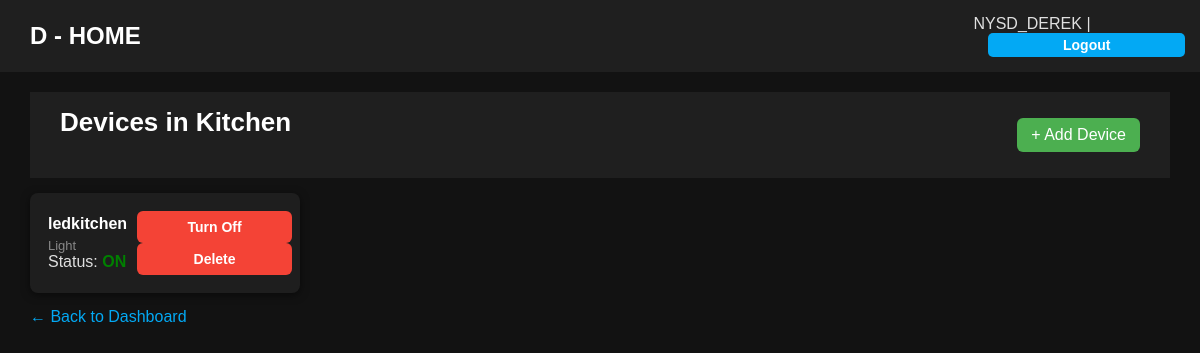
Screenshot of /accounts/room/3/ (signed in) with the database file from the repository.
### control/models.py (models this page shows, shortened)
class Room(models.Model):
    name = models.CharField(max_length=100)

class Device(models.Model):
    name = models.CharField(max_length=100)
    device_type = models.CharField(max_length=50)
    status = models.BooleanField(default=False)
    brightness = models.IntegerField(default=128)  # ✅ New field
    room = models.ForeignKey(Room, related_name='devices', on_delete=models.CASCADE)

### control/views.py (the view)
# urls.py: path('room/<int:room_id>/', views.room_detail, name='room_detail'),
@login_required
def room_detail(request, room_id):
    room = get_object_or_404(Room, id=room_id)
    return render(request, 'control/room_detail.html', {'room': room})

### templates/control/room_detail.html (shortened to what this page needs)
{% extends "base.html" %}
{% block content %}
<section class="devices">
  <header class="rooms-header">
    <h2>Devices in {{ room.name }}</h2>
    <a href="{% url 'add_device' room.id %}" class="btn-add-room">+ Add Device</a>
  </header>
  <div class="rooms-grid">
    {% for device in room.devices.all %}
      <div class="device-card">
        <div>
          <h4>{{ device.name }}</h4>
          <p class="device-type">{{ device.device_type }}</p>
          <p>
            Status:
            {% if device.status %}
              <span style="color: green; font-weight: bold;">ON</span>
            {% else %}
              <span style="color: gray; font-weight: bold;">OFF</span>
            {% endif %}
          </p>
        </div>
        <div class="device-actions">
          {% if device.status %}
            <a href="{% url 'toggle_device' device.id %}">
              <button class="deactivate">Turn Off</button>
            </a>
          {% else %}
            <a href="{% url 'toggle_device' device.id %}">
              <button>Turn On</button>
            </a>
          {% endif %}
          <a href="{% url 'delete_device' device.id %}">
            <button class="deactivate">Delete</button>
          </a>
        </div>
      </div>
    {% empty %}
      <p class="no-rooms">No devices in this room yet.</p>
    {% endfor %}
  </div>
  <p><a href="{% url 'dashboard' %}" class="btn-view">← Back to Dashboard</a></p>
</section>
{% endblock %}

### templates/base.html (shortened to what this page needs)
{% load static %}
<!DOCTYPE html>
<html lang="en">
<head>
  <link rel="stylesheet" href="{% static 'style.css' %}">
</head>
<body>
  <header>
    <h1>D - HOME</h1>
    <nav>
      <span>{{ user.username }}</span> |
      <form action="{% url 'logout' %}" method="post" style="display:inline;">
        <button type="submit" style="
            color: #fff;
   font-size: 14px;
   margin-left: 15px;
   padding: 4px 6px;        /* less horizontal padding */
   border-radius: 5px;
   background: #03a9f4;
   transition: background 0.3s;
   min-width: 60px;         /* sets a minimum width */
   text-align: center;
        ">
          Logout
        </button>
      </form>
    </nav>
  </header>
  <main>
    {% block content %}{% endblock %}
  </main>
</body>
</html>

### static/style.css (style rules this page uses)
* { margin: 0; padding: 0; box-sizing: border-box; }
body, input, button, select, textarea { font-family: 'Poppins', sans-serif; }
body { background-color: #121212; color: #e0e0e0; min-height: 100vh; }
a { text-decoration: none; color: inherit; }
button { cursor: pointer; }
header { background-color: #1f1f1f; padding: 15px 30px; display: flex; justify-content: space-between; align-items: center; }
header h1 { color: #fff; font-size: 24px; }
h2 { text-align: center; margin-bottom: 25px; font-size: 26px; color: #fff; }
button { width: 100%; padding: 12px; background: #03a9f4; border: none; border-radius: 6px; color: #fff; font-weight: 600; font-size: 15px; transition: background 0.3s, transform 0.2s; }
main { padding: 20px 30px; }
.rooms-header { display: flex; justify-content: space-between; align-items: center; margin-bottom: 15px; }
.rooms-header h2 { color: #fff; }
.btn-add-room { background: #4caf50; color: #fff; padding: 8px 14px; border-radius: 6px; transition: background 0.3s; }
.rooms-grid { display: grid; grid-template-columns: repeat(auto-fill, minmax(220px,1fr)); gap: 20px; }
.btn-view { color: #03a9f4; font-weight: 500; transition: color 0.3s; }
.device-card { background: #1e1e1e; padding: 18px; border-radius: 8px; margin-bottom: 15px; display: flex; justify-content: space-between; align-items: center; box-shadow: 0 2px 8px rgba(0,0,0,0.5); }
.device-card h4 { color: #fff; margin-bottom: 5px; }
.device-type { color: #888; font-size: 13px; }
.device-actions a { margin-left: 10px; }
.device-actions button { padding: 8px 12px; font-size: 14px; }
.device-actions button.deactivate { background: #f44336; }

### rows the page displays
Room: name "Kitchen"
Device: name "ledkitchen", device_type "Light", status "ON"

### other values shown
{{ user.username }} "NYSD_DEREK"
